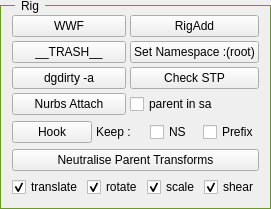
      <widget class="QGroupBox" name="RIG">
       <property name="styleSheet">
        <string notr="true">QGroupBox{border: 1px solid rgb(106, 153, 41);margin-top:5px;} QGroupBox::title {left:15px; top:-6px; padding-left:4px; padding-right:4px;}</string>
       </property>
       <property name="title">
        <string>Rig</string>
       </property>
       <layout class="QVBoxLayout" name="verticalLayout_3">
        <property name="topMargin">
         <number>9</number>
        </property>
        <item>
         <layout class="QGridLayout" name="gridLayout_2">
          <property name="spacing">
           <number>4</number>
          </property>
          <item row="0" column="1">
           <widget class="QPushButton" name="btn_rigAdd">
            <property name="maximumSize">
             <size>
              <width>16777215</width>
              <height>26</height>
             </size>
            </property>
            <property name="styleSheet">
             <string notr="true"/>
            </property>
            <property name="text">
             <string>RigAdd</string>
            </property>
           </widget>
          </item>
          <item row="0" column="0">
           <widget class="QPushButton" name="btn_wwf">
            <property name="maximumSize">
             <size>
              <width>16777215</width>
              <height>26</height>
             </size>
            </property>
            <property name="styleSheet">
             <string notr="true"/>
            </property>
            <property name="text">
             <string>WWF</string>
            </property>
           </widget>
          </item>
          <item row="1" column="0">
           <widget class="QPushButton" name="btn_trash">
            <property name="maximumSize">
             <size>
              <width>16777215</width>
              <height>26</height>
             </size>
            </property>
            <property name="text">
             <string>__TRASH__</string>
            </property>
           </widget>
          </item>
          <item row="1" column="1">
           <widget class="QPushButton" name="btn_setNamespace">
            <property name="maximumSize">
             <size>
              <width>16777215</width>
              <height>26</height>
             </size>
            </property>
            <property name="text">
             <string>Set Namespace :(root)</string>
            </property>
           </widget>
          </item>
          <item row="2" column="0">
           <widget class="QPushButton" name="btn_dgdirty">
            <property name="maximumSize">
             <size>
              <width>16777215</width>
              <height>26</height>
             </size>
            </property>
            <property name="styleSheet">
             <string notr="true"/>
            </property>
            <property name="text">
             <string>dgdirty -a</string>
            </property>
           </widget>
          </item>
          <item row="3" column="0">
           <widget class="QPushButton" name="btn_nurbsAttach">
            <property name="maximumSize">
             <size>
              <width>16777215</width>
              <height>26</height>
             </size>
            </property>
            <property name="styleSheet">
             <string notr="true"/>
            </property>
            <property name="text">
             <string>Nurbs Attach</string>
            </property>
           </widget>
          </item>
          <item row="3" column="1">
           <widget class="QCheckBox" name="cb_parentInSA">
            <property name="text">
             <string>parent in sa</string>
            </property>
           </widget>
          </item>
          <item row="2" column="1">
           <widget class="QPushButton" name="btn_checkSetup">
            <property name="maximumSize">
             <size>
              <width>16777215</width>
              <height>26</height>
             </size>
            </property>
            <property name="styleSheet">
             <string notr="true"/>
            </property>
            <property name="text">
             <string>Check STP</string>
            </property>
           </widget>
          </item>
         </layout>
        </item>
        <item>
         <layout class="QHBoxLayout" name="horizontalLayout_11">
          <property name="spacing">
           <number>4</number>
          </property>
          <item>
           <widget class="QPushButton" name="btn_hook">
            <property name="maximumSize">
             <size>
              <width>16777215</width>
              <height>26</height>
             </size>
            </property>
            <property name="styleSheet">
             <string notr="true"/>
            </property>
            <property name="text">
             <string>Hook</string>
            </property>
           </widget>
          </item>
          <item>
           <widget class="QLabel" name="label_12">
            <property name="text">
             <string>Keep :</string>
            </property>
           </widget>
          </item>
          <item>
           <widget class="QCheckBox" name="cb_keepNS">
            <property name="styleSheet">
             <string notr="true"/>
            </property>
            <property name="text">
             <string>NS</string>
            </property>
           </widget>
          </item>
          <item>
           <widget class="QCheckBox" name="cb_keepPrefix">
            <property name="styleSheet">
             <string notr="true"/>
            </property>
            <property name="text">
             <string>Prefix</string>
            </property>
           </widget>
          </item>
         </layout>
        </item>
        <item>
         <widget class="QPushButton" name="btn_neutraliseParent">
          <property name="maximumSize">
           <size>
            <width>16777215</width>
            <height>26</height>
           </size>
          </property>
          <property name="styleSheet">
           <string notr="true"/>
          </property>
          <property name="text">
           <string>Neutralise Parent Transforms</string>
          </property>
         </widget>
        </item>
        <item>
         <layout class="QHBoxLayout" name="lay_neutraliseParent">
          <property name="spacing">
           <number>4</number>
          </property>
          <item>
           <widget class="QCheckBox" name="cb_neutralTrs">
            <property name="text">
             <string>translate</string>
            </property>
            <property name="checked">
             <bool>true</bool>
            </property>
           </widget>
          </item>
          <item>
           <widget class="QCheckBox" name="cb_neutralRot">
            <property name="text">
             <string>rotate</string>
            </property>
            <property name="checked">
             <bool>true</bool>
            </property>
           </widget>
          </item>
          <item>
           <widget class="QCheckBox" name="cb_neutralScl">
            <property name="text">
             <string>scale</string>
            </property>
            <property name="checked">
             <bool>true</bool>
            </property>
           </widget>
          </item>
          <item>
           <widget class="QCheckBox" name="cb_neutralSh">
            <property name="text">
             <string>shear</string>
            </property>
            <property name="checked">
             <bool>true</bool>
            </property>
           </widget>
          </item>
         </layout>
        </item>
       </layout>
      </widget>
